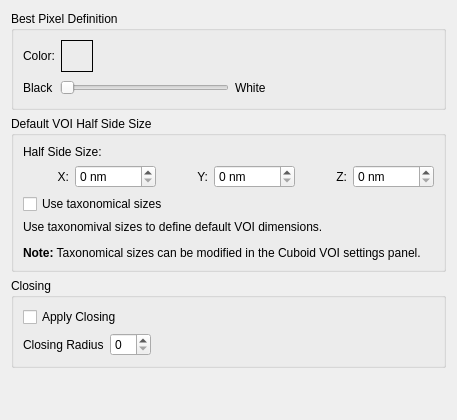
<?xml version="1.0" encoding="UTF-8"?>
<ui version="4.0">
 <class>SettingsPanel</class>
 <widget class="QWidget" name="SettingsPanel">
  <property name="geometry">
   <rect>
    <x>0</x>
    <y>0</y>
    <width>457</width>
    <height>420</height>
   </rect>
  </property>
  <property name="windowTitle">
   <string>Form</string>
  </property>
  <layout class="QVBoxLayout" name="verticalLayout">
   <item>
    <widget class="QGroupBox" name="groupBox">
     <property name="title">
      <string>Best Pixel Definition</string>
     </property>
     <layout class="QVBoxLayout" name="verticalLayout_3">
      <item>
       <layout class="QVBoxLayout" name="verticalLayout_2">
        <item>
         <layout class="QHBoxLayout" name="horizontalLayout_2">
          <item>
           <widget class="QLabel" name="label_4">
            <property name="text">
             <string>Color:</string>
            </property>
           </widget>
          </item>
          <item>
           <widget class="QLabel" name="m_colorSample">
            <property name="minimumSize">
             <size>
              <width>32</width>
              <height>32</height>
             </size>
            </property>
            <property name="frameShape">
             <enum>QFrame::Box</enum>
            </property>
            <property name="text">
             <string/>
            </property>
           </widget>
          </item>
          <item>
           <spacer name="horizontalSpacer">
            <property name="orientation">
             <enum>Qt::Horizontal</enum>
            </property>
            <property name="sizeHint" stdset="0">
             <size>
              <width>40</width>
              <height>20</height>
             </size>
            </property>
           </spacer>
          </item>
         </layout>
        </item>
        <item>
         <layout class="QHBoxLayout" name="horizontalLayout">
          <item>
           <widget class="QLabel" name="label_2">
            <property name="text">
             <string>Black</string>
            </property>
           </widget>
          </item>
          <item>
           <widget class="QSlider" name="m_pixelValue">
            <property name="maximum">
             <number>255</number>
            </property>
            <property name="orientation">
             <enum>Qt::Horizontal</enum>
            </property>
           </widget>
          </item>
          <item>
           <widget class="QLabel" name="label_3">
            <property name="text">
             <string>White</string>
            </property>
           </widget>
          </item>
          <item>
           <spacer name="horizontalSpacer_2">
            <property name="orientation">
             <enum>Qt::Horizontal</enum>
            </property>
            <property name="sizeHint" stdset="0">
             <size>
              <width>40</width>
              <height>20</height>
             </size>
            </property>
           </spacer>
          </item>
         </layout>
        </item>
       </layout>
      </item>
     </layout>
    </widget>
   </item>
   <item>
    <widget class="QGroupBox" name="groupBox_2">
     <property name="title">
      <string>Default VOI Half Side Size</string>
     </property>
     <layout class="QVBoxLayout" name="verticalLayout_4">
      <item>
       <widget class="QLabel" name="label">
        <property name="text">
         <string>Half Side Size:</string>
        </property>
       </widget>
      </item>
      <item>
       <layout class="QHBoxLayout" name="horizontalLayout_3">
        <item>
         <widget class="QLabel" name="label_5">
          <property name="text">
           <string>X:</string>
          </property>
          <property name="alignment">
           <set>Qt::AlignRight|Qt::AlignTrailing|Qt::AlignVCenter</set>
          </property>
         </widget>
        </item>
        <item>
         <widget class="QSpinBox" name="m_xSize">
          <property name="suffix">
           <string> nm</string>
          </property>
          <property name="maximum">
           <number>10000</number>
          </property>
          <property name="singleStep">
           <number>2</number>
          </property>
         </widget>
        </item>
        <item>
         <widget class="QLabel" name="label_6">
          <property name="text">
           <string>Y:</string>
          </property>
          <property name="alignment">
           <set>Qt::AlignRight|Qt::AlignTrailing|Qt::AlignVCenter</set>
          </property>
         </widget>
        </item>
        <item>
         <widget class="QSpinBox" name="m_ySize">
          <property name="suffix">
           <string> nm</string>
          </property>
          <property name="maximum">
           <number>10000</number>
          </property>
          <property name="singleStep">
           <number>2</number>
          </property>
         </widget>
        </item>
        <item>
         <widget class="QLabel" name="label_7">
          <property name="text">
           <string>Z:</string>
          </property>
          <property name="alignment">
           <set>Qt::AlignRight|Qt::AlignTrailing|Qt::AlignVCenter</set>
          </property>
         </widget>
        </item>
        <item>
         <widget class="QSpinBox" name="m_zSize">
          <property name="suffix">
           <string> nm</string>
          </property>
          <property name="maximum">
           <number>10000</number>
          </property>
          <property name="singleStep">
           <number>2</number>
          </property>
         </widget>
        </item>
       </layout>
      </item>
      <item>
       <widget class="QCheckBox" name="m_taxonomicalVOI">
        <property name="text">
         <string>Use taxonomical sizes</string>
        </property>
       </widget>
      </item>
      <item>
       <widget class="QLabel" name="label_9">
        <property name="lineWidth">
         <number>1</number>
        </property>
        <property name="text">
         <string>&lt;html&gt;&lt;head/&gt;&lt;body&gt;&lt;p&gt;Use taxonomival sizes to define default VOI dimensions.&lt;/p&gt;&lt;p&gt;&lt;span style=&quot; font-weight:600;&quot;&gt;Note:&lt;/span&gt; Taxonomical sizes can be modified in the Cuboid VOI settings panel.&lt;/p&gt;&lt;/body&gt;&lt;/html&gt;</string>
        </property>
        <property name="textFormat">
         <enum>Qt::RichText</enum>
        </property>
        <property name="wordWrap">
         <bool>true</bool>
        </property>
       </widget>
      </item>
     </layout>
    </widget>
   </item>
   <item>
    <widget class="QGroupBox" name="groupBox_3">
     <property name="title">
      <string>Closing</string>
     </property>
     <layout class="QVBoxLayout" name="verticalLayout_5">
      <item>
       <widget class="QCheckBox" name="m_applyClosing">
        <property name="text">
         <string>Apply Closing</string>
        </property>
       </widget>
      </item>
      <item>
       <layout class="QHBoxLayout" name="horizontalLayout_4">
        <item>
         <widget class="QLabel" name="label_8">
          <property name="text">
           <string>Closing Radius</string>
          </property>
         </widget>
        </item>
        <item>
         <widget class="QSpinBox" name="m_closing"/>
        </item>
        <item>
         <spacer name="horizontalSpacer_3">
          <property name="orientation">
           <enum>Qt::Horizontal</enum>
          </property>
          <property name="sizeHint" stdset="0">
           <size>
            <width>40</width>
            <height>20</height>
           </size>
          </property>
         </spacer>
        </item>
       </layout>
      </item>
     </layout>
    </widget>
   </item>
   <item>
    <spacer name="verticalSpacer_2">
     <property name="orientation">
      <enum>Qt::Vertical</enum>
     </property>
     <property name="sizeHint" stdset="0">
      <size>
       <width>20</width>
       <height>40</height>
      </size>
     </property>
    </spacer>
   </item>
  </layout>
 </widget>
 <resources>
  <include location="rsc/SeedGrowSegmentation.qrc"/>
 </resources>
 <connections/>
</ui>
